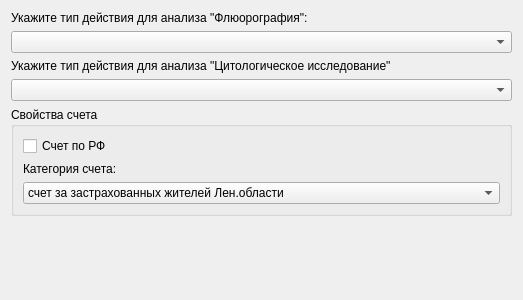
<ui version="4.0" >
 <class>ExportLOFOMSPage1</class>
 <widget class="QWidget" name="ExportLOFOMSPage1" >
  <property name="geometry" >
   <rect>
    <x>0</x>
    <y>0</y>
    <width>400</width>
    <height>300</height>
   </rect>
  </property>
  <property name="windowTitle" >
   <string>Form</string>
  </property>
  <layout class="QGridLayout" >
   <item row="0" column="0" >
    <widget class="QLabel" name="lblFluorography" >
     <property name="text" >
      <string>Укажите тип действия для анализа "Флюорография":</string>
     </property>
    </widget>
   </item>
   <item row="1" column="0" colspan="2" >
    <widget class="CActionTypeComboBox" name="cmbActionTypeFluorography" />
   </item>
   <item row="2" column="0" >
    <widget class="QLabel" name="lblCytological" >
     <property name="text" >
      <string>Укажите тип действия для анализа "Цитологическое исследование"</string>
     </property>
    </widget>
   </item>
   <item row="3" column="0" colspan="2" >
    <widget class="CActionTypeComboBox" name="cmbActionTypeCytological" />
   </item>
   <item row="4" column="0" colspan="2" >
    <widget class="QGroupBox" name="gbAccountParams" >
     <property name="title" >
      <string>Свойства счета</string>
     </property>
     <layout class="QVBoxLayout" name="verticalLayout" >
      <item>
       <widget class="QCheckBox" name="chkRFAccount" >
        <property name="text" >
         <string>Счет по РФ</string>
        </property>
       </widget>
      </item>
      <item>
       <widget class="QLabel" name="lblAccountType" >
        <property name="text" >
         <string>Категория счета:</string>
        </property>
       </widget>
      </item>
      <item>
       <widget class="QComboBox" name="cmbAccountType" >
        <item>
         <property name="text" >
          <string>счет за застрахованных жителей Лен.области</string>
         </property>
        </item>
        <item>
         <property name="text" >
          <string>счет за иные категории граждан (условно застрахованные)</string>
         </property>
        </item>
        <item>
         <property name="text" >
          <string>счет за жителей других субъектов РФ (кроме СПб)</string>
         </property>
        </item>
        <item>
         <property name="text" >
          <string>счет за жителей Лен. обл., работающих на предприятиях РФ</string>
         </property>
        </item>
        <item>
         <property name="text" >
          <string>счет за застрахованных жителей Лен.обл. по стоматологии</string>
         </property>
        </item>
        <item>
         <property name="text" >
          <string>счет за иные категории граждан (условно застрахованные) по стоматологии</string>
         </property>
        </item>
        <item>
         <property name="text" >
          <string>счет за жителей других субъектов РФ (кроме СПб) по стоматологии</string>
         </property>
        </item>
        <item>
         <property name="text" >
          <string>счет за жителей Лен. обл., работающих на предприятиях РФ по стоматологии</string>
         </property>
        </item>
       </widget>
      </item>
     </layout>
    </widget>
   </item>
   <item row="5" column="0" >
    <spacer name="verticalSpacer" >
     <property name="orientation" >
      <enum>Qt::Vertical</enum>
     </property>
     <property name="sizeHint" stdset="0" >
      <size>
       <width>20</width>
       <height>40</height>
      </size>
     </property>
    </spacer>
   </item>
  </layout>
 </widget>
 <customwidgets>
  <customwidget>
   <class>CActionTypeComboBox</class>
   <extends>QComboBox</extends>
   <header>Events/ActionTypeComboBox.h</header>
  </customwidget>
 </customwidgets>
 <resources/>
 <connections/>
</ui>
